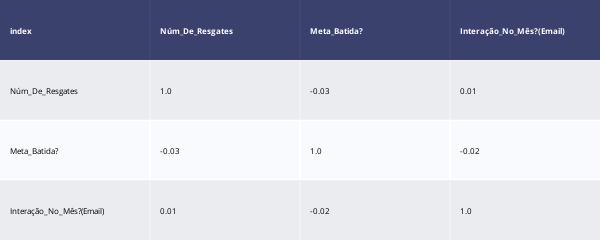

Notebook code for this chart:
### Code cell
#Criando imagem da tabela de correlação
import plotly.figure_factory as ff

fig =  ff.create_table(c1)
for i in range(len(fig.layout.annotations)):
    fig.layout.annotations[i].font.size = 8
fig.update_layout(
    autosize=False,
    width=600,
    height=200,
)
fig.write_image("correlação.png", scale=2)
fig.show()

### Figure 1 — Plotly figure (JSON) as saved in the notebook; plotly's stock layout.template omitted (floating-point values rounded to 4 significant figures)
{"data": [{"colorscale": [[0, "#00083e"], [0.5, "#ededee"], [1, "#ffffff"]], "hoverinfo": "none", "opacity": 0.75, "showscale": false, "type": "heatmap", "z": [[0, 0, 0, 0], [0.5, 0.5, 0.5, 0.5], [1, 1, 1, 1], [0.5, 0.5, 0.5, 0.5]]}], "layout": {"annotations": [{"align": "left", "font": {"color": "#ffffff", "size": 8}, "showarrow": false, "text": "<b>index</b>", "x": -0.45, "xanchor": "left", "xref": "x", "y": 0, "yref": "y"}, {"align": "left", "font": {"color": "#ffffff", "size": 8}, "showarrow": false, "text": "<b>Núm_De_Resgates</b>", "x": 0.55, "xanchor": "left", "xref": "x", "y": 0, "yref": "y"}, {"align": "left", "font": {"color": "#ffffff", "size": 8}, "showarrow": false, "text": "<b>Meta_Batida?</b>", "x": 1.55, "xanchor": "left", "xref": "x", "y": 0, "yref": "y"}, {"align": "left", "font": {"color": "#ffffff", "size": 8}, "showarrow": false, "text": "<b>Interação_No_Mês?(Email)</b>", "x": 2.55, "xanchor": "left", "xref": "x", "y": 0, "yref": "y"}, {"align": "left", "font": {"color": "#000000", "size": 8}, "showarrow": false, "text": "Núm_De_Resgates", "x": -0.45, "xanchor": "left", "xref": "x", "y": 1, "yref": "y"}, {"align": "left", "font": {"color": "#000000", "size": 8}, "showarrow": false, "text": "1.0", "x": 0.55, "xanchor": "left", "xref": "x", "y": 1, "yref": "y"}, {"align": "left", "font": {"color": "#000000", "size": 8}, "showarrow": false, "text": "-0.03", "x": 1.55, "xanchor": "left", "xref": "x", "y": 1, "yref": "y"}, {"align": "left", "font": {"color": "#000000", "size": 8}, "showarrow": false, "text": "0.01", "x": 2.55, "xanchor": "left", "xref": "x", "y": 1, "yref": "y"}, {"align": "left", "font": {"color": "#000000", "size": 8}, "showarrow": false, "text": "Meta_Batida?", "x": -0.45, "xanchor": "left", "xref": "x", "y": 2, "yref": "y"}, {"align": "left", "font": {"color": "#000000", "size": 8}, "showarrow": false, "text": "-0.03", "x": 0.55, "xanchor": "left", "xref": "x", "y": 2, "yref": "y"}, {"align": "left", "font": {"color": "#000000", "size": 8}, "showarrow": false, "text": "1.0", "x": 1.55, "xanchor": "left", "xref": "x", "y": 2, "yref": "y"}, {"align": "left", "font": {"color": "#000000", "size": 8}, "showarrow": false, "text": "-0.02", "x": 2.55, "xanchor": "left", "xref": "x", "y": 2, "yref": "y"}, {"align": "left", "font": {"color": "#000000", "size": 8}, "showarrow": false, "text": "Interação_No_Mês?(Email)", "x": -0.45, "xanchor": "left", "xref": "x", "y": 3, "yref": "y"}, {"align": "left", "font": {"color": "#000000", "size": 8}, "showarrow": false, "text": "0.01", "x": 0.55, "xanchor": "left", "xref": "x", "y": 3, "yref": "y"}, {"align": "left", "font": {"color": "#000000", "size": 8}, "showarrow": false, "text": "-0.02", "x": 1.55, "xanchor": "left", "xref": "x", "y": 3, "yref": "y"}, {"align": "left", "font": {"color": "#000000", "size": 8}, "showarrow": false, "text": "1.0", "x": 2.55, "xanchor": "left", "xref": "x", "y": 3, "yref": "y"}], "autosize": false, "height": 200, "margin": {"b": 0, "l": 0, "r": 0, "t": 0}, "width": 600, "xaxis": {"dtick": 1, "gridwidth": 2, "showticklabels": false, "tick0": -0.5, "ticks": "", "zeroline": false}, "yaxis": {"autorange": "reversed", "dtick": 1, "gridwidth": 2, "showticklabels": false, "tick0": 0.5, "ticks": "", "zeroline": false}}}
